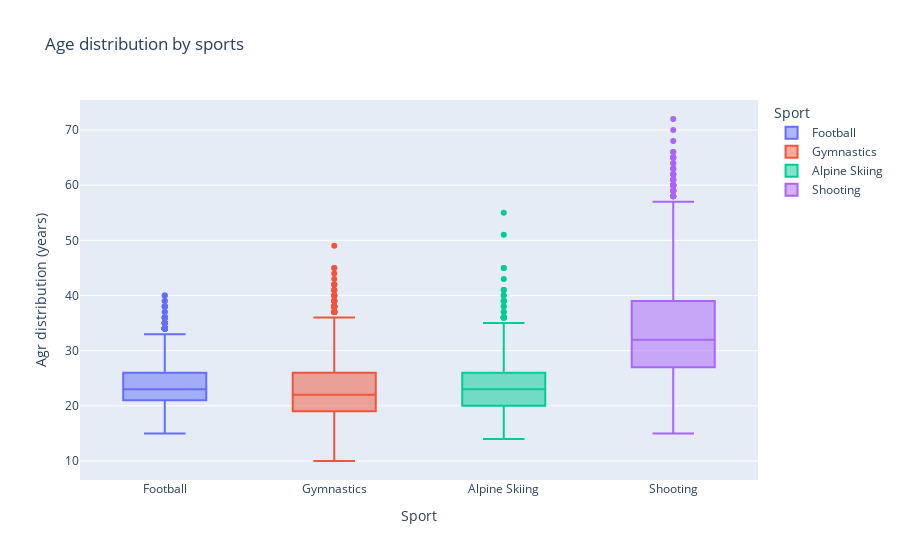

The cell this chart's notebook holds for it:
### Code cell
gm.update_sport_age_dist_graph(df)

### Figure 1 — Plotly figure (JSON) as saved in the notebook; plotly's stock layout.template omitted (floating-point values rounded to 4 significant figures; data arrays with more than 128 entries replaced by an {"elided": "..."} marker saying what was removed)
{"data": [{"alignmentgroup": "True", "hovertemplate": "Sport=%{x}<br>Agr distribution (years)=%{y}<extra></extra>", "legendgroup": "Football", "marker": {"color": "#636efa"}, "name": "Football", "notched": false, "offsetgroup": "Football", "orientation": "v", "showlegend": true, "type": "box", "x": {"elided": "6370 str values"}, "x0": " ", "xaxis": "x", "y": {"elided": "6370 int values"}, "y0": " ", "yaxis": "y"}, {"alignmentgroup": "True", "hovertemplate": "Sport=%{x}<br>Agr distribution (years)=%{y}<extra></extra>", "legendgroup": "Gymnastics", "marker": {"color": "#EF553B"}, "name": "Gymnastics", "notched": false, "offsetgroup": "Gymnastics", "orientation": "v", "showlegend": true, "type": "box", "x": {"elided": "4730 str values"}, "x0": " ", "xaxis": "x", "y": {"elided": "4730 int values"}, "y0": " ", "yaxis": "y"}, {"alignmentgroup": "True", "hovertemplate": "Sport=%{x}<br>Agr distribution (years)=%{y}<extra></extra>", "legendgroup": "Alpine Skiing", "marker": {"color": "#00cc96"}, "name": "Alpine Skiing", "notched": false, "offsetgroup": "Alpine Skiing", "orientation": "v", "showlegend": true, "type": "box", "x": {"elided": "4085 str values"}, "x0": " ", "xaxis": "x", "y": {"elided": "4085 int values"}, "y0": " ", "yaxis": "y"}, {"alignmentgroup": "True", "hovertemplate": "Sport=%{x}<br>Agr distribution (years)=%{y}<extra></extra>", "legendgroup": "Shooting", "marker": {"color": "#ab63fa"}, "name": "Shooting", "notched": false, "offsetgroup": "Shooting", "orientation": "v", "showlegend": true, "type": "box", "x": {"elided": "7037 str values"}, "x0": " ", "xaxis": "x", "y": {"elided": "7037 int values"}, "y0": " ", "yaxis": "y"}], "layout": {"boxmode": "overlay", "legend": {"title": {"text": "Sport"}, "tracegroupgap": 0}, "title": {"text": "Age distribution by sports"}, "xaxis": {"anchor": "y", "categoryarray": ["Football", "Gymnastics", "Alpine Skiing", "Shooting"], "categoryorder": "array", "domain": [0, 1], "title": {"text": "Sport"}}, "yaxis": {"anchor": "x", "domain": [0, 1], "title": {"text": "Agr distribution (years)"}}}}
